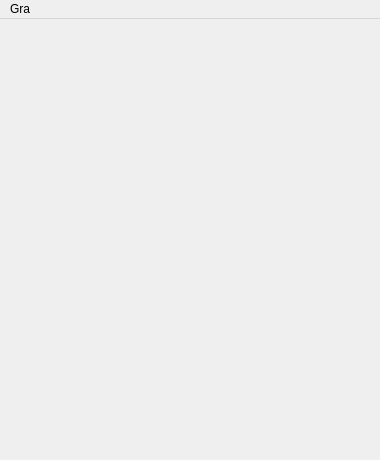
<?xml version="1.0" encoding="UTF-8"?>
<ui version="4.0">
 <class>MainWindow</class>
 <widget class="QMainWindow" name="MainWindow">
  <property name="windowModality">
   <enum>Qt::NonModal</enum>
  </property>
  <property name="geometry">
   <rect>
    <x>0</x>
    <y>0</y>
    <width>380</width>
    <height>460</height>
   </rect>
  </property>
  <property name="sizePolicy">
   <sizepolicy hsizetype="Preferred" vsizetype="Preferred">
    <horstretch>0</horstretch>
    <verstretch>0</verstretch>
   </sizepolicy>
  </property>
  <property name="minimumSize">
   <size>
    <width>380</width>
    <height>460</height>
   </size>
  </property>
  <property name="maximumSize">
   <size>
    <width>380</width>
    <height>460</height>
   </size>
  </property>
  <property name="cursor">
   <cursorShape>ArrowCursor</cursorShape>
  </property>
  <property name="mouseTracking">
   <bool>false</bool>
  </property>
  <property name="windowTitle">
   <string>SaperJoker</string>
  </property>
  <property name="autoFillBackground">
   <bool>false</bool>
  </property>
  <property name="styleSheet">
   <string notr="true"/>
  </property>
  <property name="iconSize">
   <size>
    <width>60</width>
    <height>60</height>
   </size>
  </property>
  <widget class="QWidget" name="centralwidget">
   <layout class="QGridLayout" name="gridLayout_2">
    <item row="0" column="0">
     <layout class="QGridLayout" name="gridLayout">
      <property name="sizeConstraint">
       <enum>QLayout::SetDefaultConstraint</enum>
      </property>
      <property name="spacing">
       <number>2</number>
      </property>
     </layout>
    </item>
   </layout>
  </widget>
  <widget class="QMenuBar" name="menubar">
   <property name="geometry">
    <rect>
     <x>0</x>
     <y>0</y>
     <width>380</width>
     <height>26</height>
    </rect>
   </property>
   <widget class="QMenu" name="menuNowa_Gra">
    <property name="title">
     <string>Gra</string>
    </property>
    <addaction name="actionNew_Game"/>
    <addaction name="actionInformacje"/>
    <addaction name="separator"/>
    <addaction name="actionZamknij"/>
   </widget>
   <addaction name="menuNowa_Gra"/>
  </widget>
  <action name="actionNew_Game">
   <property name="text">
    <string>Nowa Gra</string>
   </property>
  </action>
  <action name="actionInformacje">
   <property name="text">
    <string>Informacje</string>
   </property>
  </action>
  <action name="actionZamknij">
   <property name="text">
    <string>Zamknij</string>
   </property>
  </action>
 </widget>
 <resources/>
 <connections/>
</ui>
